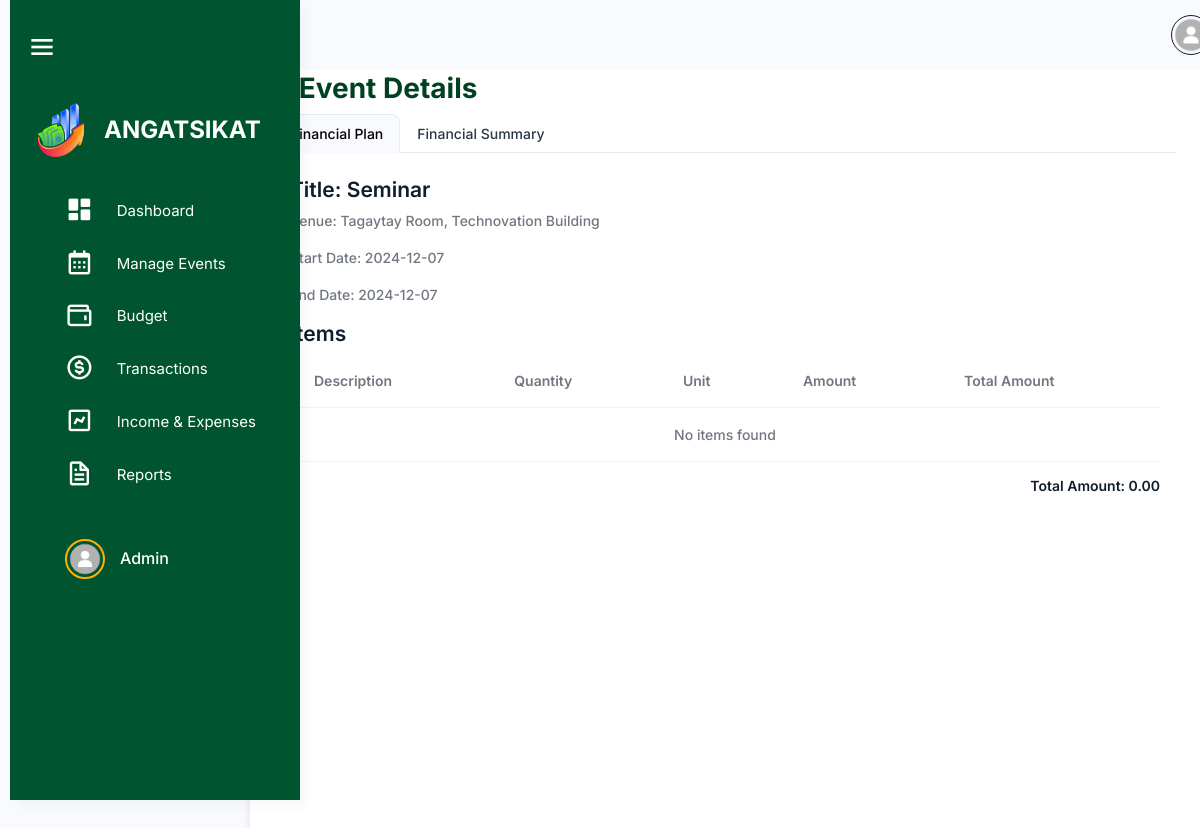
The page /src/activity_management/event_details.php?event_id=23 (signed in) on the database its author committed.
### tables this page shows
CREATE TABLE `users` (
  `user_id` int(11) NOT NULL,
  `username` varchar(100) NOT NULL,
  `password` varchar(255) NOT NULL,
  `first_name` varchar(255) NOT NULL,
  `last_name` varchar(255) NOT NULL,
  `email` varchar(100) NOT NULL,
  `role` enum('admin','officer','member') NOT NULL,
  `organization_id` int(11) DEFAULT NULL,
  `archived` tinyint(1) DEFAULT 0,
  `created_at` timestamp NOT NULL DEFAULT current_timestamp()
);

CREATE TABLE `events` (
  `event_id` int(11) NOT NULL,
  `plan_id` int(11) NOT NULL,
  `title` varchar(255) NOT NULL,
  `event_venue` varchar(255) NOT NULL,
  `event_start_date` date NOT NULL,
  `event_end_date` date NOT NULL,
  `event_type` varchar(100) DEFAULT NULL,
  `event_status` enum('Pending','Approved','Disapproved') NOT NULL,
  `accomplishment_status` tinyint(1) DEFAULT 0,
  `total_amount` decimal(15,2) NOT NULL,
  `total_profit` decimal(15,2) NOT NULL,
  `organization_id` int(11) DEFAULT NULL,
  `created_by` int(11) DEFAULT NULL,
  `created_at` timestamp NOT NULL DEFAULT current_timestamp(),
  `archived` tinyint(1) DEFAULT 0
);

### src/user_query.php (called while the page is built, shortened)
<?php
$user_id = $_SESSION['user_id'];
$user_query = "SELECT * FROM users WHERE user_id = '$user_id'";
$user_result = mysqli_query($conn, $user_query);
if ($user_result && mysqli_num_rows($user_result) > 0) {
    $user = mysqli_fetch_assoc($user_result);
} else {
    echo "Error fetching user data: " . mysqli_error($conn);
    exit();
}
?>

### src/activity_management/event_details.php (the view, shortened to what this page needs)
<?php
require 'connection.php';
include '../user_query.php';
if (isset($_GET['event_id']) && !empty($_GET['event_id'])) {
    $event_id = intval($_GET['event_id']);
    $stmt = $conn->prepare("SELECT * FROM events WHERE event_id = ?");
    $stmt->bind_param("i", $event_id);
    $stmt->execute();
    $result = $stmt->get_result();
    if ($result->num_rows > 0) {
        $event = $result->fetch_assoc();
    } else {
        echo "No event found.";
        exit;
    }
    $items = [];
} else {
    echo "No event ID provided.";
    exit;
}
?>
<!DOCTYPE html>
<html lang="en">
<head>
    <link rel="stylesheet" href="../assets/css/styles.min.css" />
    <link rel="stylesheet" href="../html/sidebar.css" />
    <link rel="stylesheet" href="../budget_management/css/budget.css" />
    <link href="https://unpkg.com/boxicons@2.1.4/css/boxicons.min.css" rel="stylesheet" />
    <link rel="stylesheet" href="https://cdnjs.cloudflare.com/ajax/libs/font-awesome/6.6.0/css/all.min.css">
    <link rel="stylesheet"
        href="https://cdnjs.cloudflare.com/ajax/libs/selectize.js/0.12.6/css/selectize.bootstrap3.min.css"
 />
    <link rel="stylesheet" href="https://cdn.datatables.net/1.13.1/css/dataTables.bootstrap5.min.css">
</head>
<body>
    <div class="page-wrapper" id="main-wrapper" data-layout="vertical" data-navbarbg="skin6" data-sidebartype="full"
        data-sidebar-position="fixed" data-header-position="fixed">
        <?php include '../sidebar.php'; include '../navbar.php';?>
            <div class="container mt-5 p-4">
                <h2><span class="text-warning fw-bold me-2">|</span> Event Details</h2>
                <ul class="nav nav-tabs" role="tablist">
                    <li class="nav-item">
                        <a class="nav-link active" id="financial-plan-tab" data-bs-toggle="tab" href="#financial-plan"
                            role="tab" aria-controls="financial-plan" aria-selected="true">Financial Plan</a>
                    </li>
                    <li class="nav-item">
                        <a class="nav-link" id="financial-summary-tab" data-bs-toggle="tab" href="#financial-summary"
                            role="tab" aria-controls="financial-summary" aria-selected="false">Financial Summary</a>
                    </li>
                </ul>
                <div class="tab-content mt-4 mx-3">
                <div class="tab-pane fade show active" id="financial-plan" role="tabpanel" aria-labelledby="financial-plan-tab">
                    <h4>Title:
                        <?php echo $event['title']; ?>
                    </h4>
                    <p>Venue:
                        <?php echo $event['event_venue']; ?>
                    </p>
                    <p>Start Date:
                        <?php echo $event['event_start_date']; ?>
                    </p>
                    <p>End Date:
                        <?php echo $event['event_end_date']; ?>
                    </p>
                    <h4>Items<?php if ($event['accomplishment_status'] === 0): ?>
                    <?php endif; ?></h4>
                    <table class="table">
                        <thead>
                            <tr>
                                <th>Description</th>
                                <th>Quantity</th>
                                <th>Unit</th>
                                <th>Amount</th>
                                <th>Total Amount</th>
                            </tr>
                        </thead>
                        <tbody>
                            <?php
                            $grand_total = 0;
                            if (!empty($items)) {
                                foreach ($items as $item) {
                                    $grand_total += $item['total_amount'];
                                    echo "<tr>
                                            <td>{$item['description']}</td>
                                            <td>{$item['quantity']}</td>
                                            <td>{$item['unit']}</td>
                                            <td>{$item['amount']}</td>";
                                    if ($event['event_type'] === 'Income'){
                                        echo " <td>{$item['profit']}</td>}";
                                    }
                                        echo "<td>{$item['total_amount']}</td>";
                                    if ($event['event_type'] === 'Income'){
                                        echo " <td>{$item['total_profit']}</td>}";
                                    }
                                    if ($event['accomplishment_status'] === 0) {
                                        echo "<td>
                                                <button class='btn edit-btn btn-primary btn-sm mb-3' data-bs-toggle='modal' data-bs-target='#editItemModal' data-id='{$item['item_id']}' data-description='{$item['description']}' data-quantity='{$item['quantity']}' data-unit='{$item['unit']}' data-amount='{$item['amount']}'><i class='fa-solid fa-pen'></i> Edit</button>
                                                <button class='btn delete-btn btn-danger btn-sm mb-3' data-bs-toggle='modal' data-bs-target='#deleteItemModal' data-id='{$item['item_id']}'><i class='fa-solid fa-trash'></i> Delete</button>
                                            </td>";
                                    }
                                    echo "</tr>";
                                }
                            } else {
                                echo "<tr><td colspan='6' class='text-center'>No items found</td></tr>";
                            }
                            ?>
                        </tbody>
                    </table>
                    <div class="mt-3">
                        <h6 class="text-end">Total Amount: <span>
                            <?php echo number_format($grand_total, 2); ?>
                        </span></h6>
                    </div>
                </div>
            </div>
                </div>
            </div>
</body>
</html>

### src/sidebar.php (shortened to what this page needs)
<aside class="left-sidebar" id="sidebar">
    <div class="top-bar">
        <div id="toggleSidebar" class="burger-icon">
            <i class="bx bx-menu"></i>
        </div>
    </div>
    <div>
        <div class="brand-logo logo-container">
            <a href="../html/officer_dashboard.html" class="logo-img">
                <img src="angat sikat.png" alt="Angat Sikat Logo" class="sidebar-logo">
            </a>
            <span class="logo-text">ANGATSIKAT</span>
        </div>
        <nav class="sidebar-nav mx-4">
            <ul id="sidebarnav">
                <li class="sidebar-item">
                    <a class="sidebar-link" href="../dashboard/officer_dashboard.php" aria-expanded="false" data-tooltip="Dashboard">
                        <i class="bx bxs-dashboard"></i>
                        <span class="hide-menu">Dashboard</span>
                    </a>
                </li>
                <li class="sidebar-item">
                    <a class="sidebar-link" href="../activity_management/activities.php" aria-expanded="false" data-tooltip="Manage Events">
                        <i class="bx bx-calendar"></i>
                        <span class="hide-menu">Manage Events</span>
                    </a>
                </li>
                <li class="sidebar-item">
                    <a class="sidebar-link" aria-expanded="false" data-tooltip="Budget">
                        <i class="bx bx-wallet"></i>
                        <span class="hide-menu">Budget</span>
                    </a>
                </li>
                <li class="sidebar-item">
                    <a class="sidebar-link" href="#transactions" aria-expanded="false" data-tooltip="Transactions">
                        <i class="bx bx-dollar-circle"></i>
                        <span class="hide-menu">Transactions</span>
                    </a>
                </li>
                <li class="sidebar-item">
                    <a class="sidebar-link" aria-expanded="false" data-tooltip="Income & Expenses">
                        <i class="bx bx-chart"></i>
                        <span class="hide-menu">Income & Expenses</span>
                    </a>
                </li>
                <li class="sidebar-item">
                    <a class="sidebar-link" href="#reports.php" aria-expanded="false" data-tooltip="Reports">
                        <i class="bx bx-file"></i>
                        <span class="hide-menu">Reports</span>
                    </a>
                </li>
                <li class="sidebar-item profile-container">
                    <a class="sidebar-link" href="../user/profile.html" aria-expanded="false" data-tooltip="Profile">
                        <div class="profile-pic-border">
                            <img src="<?php echo !empty($profile_picture) ? '../user/uploads/' . htmlspecialchars($profile_picture) : '../user/uploads/default.png'; ?>" alt="Profile Picture" class="profile-pic" />
                        </div>
                        <span class="profile-name"><?php echo htmlspecialchars($user['first_name']) . ' ' . htmlspecialchars($user['last_name']); ?></span>
                    </a>
                </li>
            </ul>
        </nav>
    </div>
</aside>

### src/html/sidebar.css (style rules this page uses)
#sidebar { width: 290px; background-color: #00542f; transition: width 0.3s, height 0.3s; display: flex; flex-direction: column; height: 100vh; position: fixed; left: 0; top: 0; border-radius: 0; overflow-x: hidden; z-index: 1000; }
#sidebar .sidebar-item a { display: flex; align-items: center; padding: 10px 15px; color: #ffffff; text-decoration: none; border-radius: 8px; transition: background-color 0.3s; }
.profile-container { display: flex; align-items: center; width: 100%; margin-top: 30px; }
.sidebar-item { position: relative; }
.page-wrapper { transition: margin-left 0.3s; }

### src/budget_management/css/budget.css (style rules this page uses)
.container { padding-top: 20px; background-color: #fff; border-radius: 10px; box-shadow: 0 4px 8px rgba(0, 0, 0, 0.1); }
table { table-layout: auto; max-width: 100%; height: auto; border-collapse: collapse; }

### src/sidebar.php (style rules this page uses)
.left-sidebar { width: 250px; position: fixed; top: 0; left: 10px; height: 100%; background-color: #00542F; overflow: hidden; transition: width 0.3s ease-in-out; }
#main-wrapper { margin-left: 250px; transition: margin-left 0.3s ease-in-out; }

### rows shown on the page
users: first_name "Admin"
events: title "Seminar", event_venue "Tagaytay Room, Technovation Building", event_start_date "2024-12-07", event_end_date "2024-12-07"

### other values the page prints
$grand_total "0.00"
